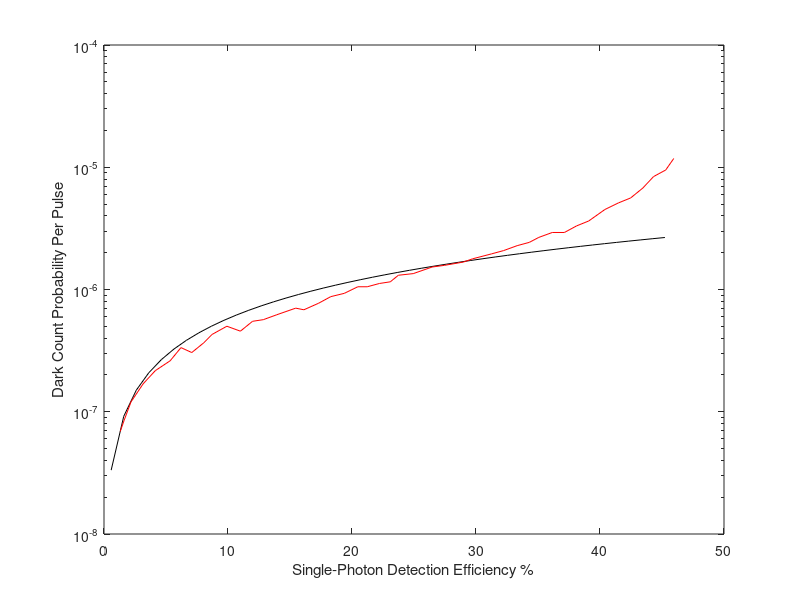

Write MATLAB code to recreate this figure.
close all;
clear all;
clc;

%% list of given values

%% list of given values
frequency=1e9;    %frequency`````````````````````````````````````````````````````````````````````````(C)
delta_T=1/(frequency);  %time between successive gate pulse .....sum of tou and holdoff time``````````(C)
tou = 400e-12;     % delta_t/5000    %second ----- gate pulse width````````````````````````````````````````````````(C)
tou_d=(delta_T-tou)/200 ;  %hold of time of the gate............maximum detrapping time ```````````````(C)....calculated
q_charge=1.6e-19;   % charge
%effective transit time
N_0=0.10;            %photon per pulse`````````````````````````````````````````````````(C)+- 5%
P_ph=1-exp(-N_0);     %probability of pulse containing photon

%---------------------------------------%
N_tr =1e8;          % trapped carrier  per pulse
N_tr0 = 1e2;      % trapped carrier per pulse----- 1% of total carrier----- there is an equation
I_DM = .001e-12;     % primary dark current......1p /10p....kang
M_o=5;             %DC gain....30/40
GB=30e9;            %gain bandwidth product
c=0.01;                %ration of trapped carries to the total carrier per avalanche pulse
Mg=1e8;             %gaiger mode gain
t_tr_star = M_o/(2*pi*GB);
%---------------------------------------%






%%%%%%%%%%%%%%%%%%%%%%%%%%%%%% equations%%%%%%%%%%%%%%%%
tolarence_pd=1e-10;
tolarence_pon=1e-10;

%%%% Readin the values from cvs file
Pd_red_20c=csvread('olive_30c.csv');
Pd_expe=Pd_red_20c(:,2)';
SPDE_expe=Pd_red_20c(:,1)';

Pava=linspace(0.01,.8,length(Pd_expe));    %avalence probability assumed 
%%Avalanche probability range is 
%very important parameter
%Avalanche probabilit  yiels better range extention for SPDE
%%% linspace is used so that number of Pd and number of Pd_experiment data
%%% match to observe the difference in curve

for i=1:1:length(Pava)
    Pa=Pava(i);
    delta_pd=1;
    delta_pd_old=0;
    delta_pd_sum=0;
    pd_val=0.01;
    
    delta_pon=1;
    delta_pon_old=0;
    delta_pon_sum=0;
    pon_val=0.02;
    pd_temp=0;
    pon_temp=0;
    iteration(i) =0;
    QE=0.550;%%QE greater yields better range of SPDE .7 is very good
    while (tolarence_pd < delta_pd) && ( tolarence_pon  <  delta_pon )
        if tolarence_pd<delta_pd
            pd_temp=1-exp(-Pa*(I_DM*tou/q_charge + I_DM.*(M_o ).^2/(2*pi*q_charge*GB)+...
                pd_val*N_tr*((exp(tou/tou_d)-1)/(exp(delta_T/tou_d)-1)+...
                (exp(t_tr_star/tou_d)-1)/(exp(delta_T/tou_d)-1))));
            delta_pd=pd_val-pd_temp;
            delta_pd_sum=delta_pd_sum+delta_pd;  %
            pd_val=pd_temp;
        end
        
        if tolarence_pd < delta_pd
            pon_temp = 1-exp(-Pa*(I_DM*tou/q_charge + I_DM*M_o.^2/(2*pi*q_charge*GB)+...
                pon_val*N_tr*((exp(tou/tou_d)-1)/(exp(delta_T/tou_d)-1)+...
                (exp(t_tr_star/tou_d)-1)/(exp(delta_T/tou_d)-1)) + QE*N_0));
            delta_pon = pon_val - pon_temp;
            delta_pon_sum=delta_pon_sum+delta_pon;  %
            pon_val=pd_temp;
        end
        SPDE_temp=(pon_temp - pd_temp)/P_ph
        QE=SPDE_temp/Pa;
        iteration(i) =iteration(i) +1;
    end
    SPDE(i)=SPDE_temp;
    SPDE(i)=100*SPDE(i);
    Pd(i)=pd_temp;
    Pon(i)=pon_temp;
end
figure(1)
semilogy(SPDE,Pd,'k',SPDE_expe,Pd_expe,'r');
xlabel('Single-Photon Detection Efficiency %');
ylabel('Dark Count Probability Per Pulse'); 

% figure(2)
% subplot(2,1,1)
% semilogy(SPDE,Pd,'k*');
% xlabel('Single-Photon Detection Efficiency %');
% ylabel('Dark Count Probability Per Pulse'); 
% 
% 
% subplot(2,1,2)
% semilogy(SPDE_expe,Pd_expe,'r*');